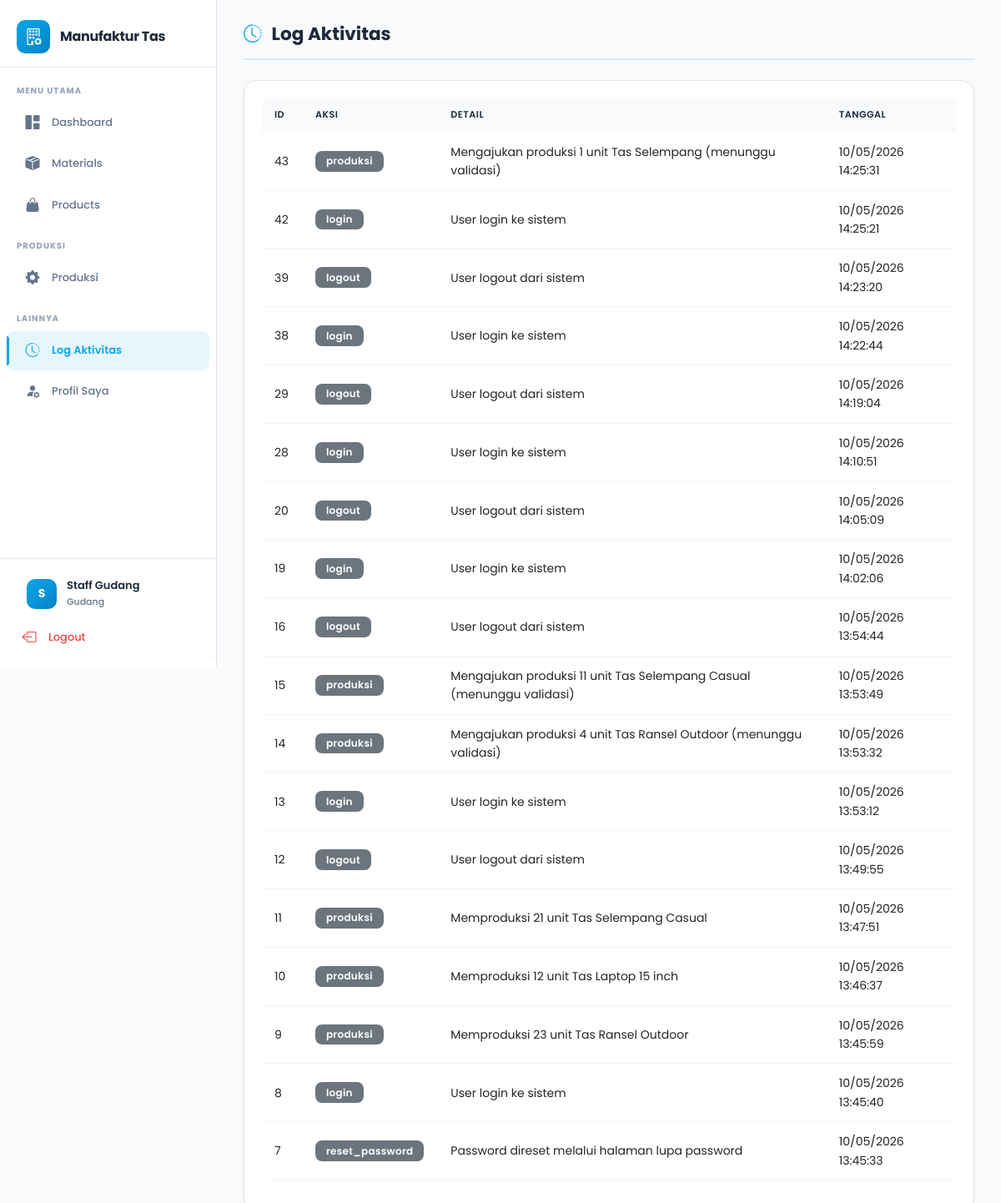
/pages/log/index.php (signed in), run on the app's committed database.
### tables this page shows
CREATE TABLE `log_aktivitas` (
  `id` int NOT NULL,
  `user_id` int NOT NULL,
  `aksi` varchar(50) NOT NULL,
  `tabel_referensi` varchar(50) DEFAULT NULL,
  `referensi_id` int DEFAULT NULL,
  `detail` text,
  `tanggal` timestamp NULL DEFAULT CURRENT_TIMESTAMP
);

### pages/log/index.php (the view, shortened to what this page needs)
<?php
require_once '../../config/database.php';
require_once '../../includes/auth.php';
if ($_SESSION['role'] == 'administrator') {
    $stmt = $pdo->query("
        SELECT la.*, u.nama, u.role
        FROM log_aktivitas la
        JOIN users u ON la.user_id = u.id
        ORDER BY la.tanggal DESC
        LIMIT 100
    ");
} else {
    $stmt = $pdo->prepare("
        SELECT la.*, u.nama, u.role
        FROM log_aktivitas la
        JOIN users u ON la.user_id = u.id
        WHERE la.user_id = ?
        ORDER BY la.tanggal DESC
        LIMIT 100
    ");
    $stmt->execute([$_SESSION['user_id']]);
}
$logs = $stmt->fetchAll();
include '../../includes/header.php';
?>
<div class="page-header">
    <h2><i class="bi bi-clock-history"></i> Log Aktivitas</h2>
</div>
<div class="card">
    <div class="card-body">
        <div class="table-responsive">
            <table class="table table-hover">
                <thead>
                    <tr>
                        <th>ID</th>
                        <th>Aksi</th>
                        <th>Detail</th>
                        <th>Tanggal</th>
                    </tr>
                </thead>
                <tbody>
                    <?php foreach ($logs as $log): ?>
                    <tr>
                        <td><?php echo $log['id']; ?></td>
                        <td>
                            <span class="badge bg-secondary"><?php echo htmlspecialchars($log['aksi']); ?></span>
                        </td>
                        <td><?php echo htmlspecialchars($log['detail']); ?></td>
                        <td><?php echo date('d/m/Y H:i:s', strtotime($log['tanggal'])); ?></td>
                    </tr>
                    <?php endforeach; ?>
                </tbody>
            </table>
        </div>
    </div>
</div>
<?php include '../../includes/footer.php'; ?>

### assets/css/style.css (style rules this page uses)
:root { --primary: #0ea5e9; --primary-dark: #0284c7; --primary-light: rgba(14, 165, 233, 0.1); --success: #10b981; --danger: #ef4444; --warning: #f59e0b; --info: #3b82f6; --dark: #1e293b; --text: #334155; --text-light: #64748b; --bg: #f8fafc; --white: #ffffff; --border: #e2e8f0; --sidebar-width: 260px; --shadow-sm: 0 1px 3px rgba(0,0,0,0.08); --shadow: 0 4px 12px rgba(0,0,0,0.08); --shadow-lg: 0 10px 25px rgba(0,0,0,0.1); --radius: 12px; --radius-lg: 16px; }
* { margin: 0; padding: 0; box-sizing: border-box; }
body { font-family: 'Poppins', 'Segoe UI', sans-serif; background-color: var(--bg); color: var(--text); line-height: 1.6; }
.card { border: 1px solid var(--border); border-radius: var(--radius-lg); box-shadow: var(--shadow-sm); margin-bottom: 1.5rem; transition: all 0.25s ease; overflow: hidden; background: var(--white); }
.card-body { padding: 20px; }
.table { background: var(--white); border-radius: var(--radius); overflow: hidden; }
.table thead th { background: var(--bg); color: var(--dark); font-weight: 600; text-transform: uppercase; font-size: 0.7rem; letter-spacing: 0.5px; padding: 12px 16px; border: none; }
.table tbody tr { transition: background 0.2s ease; border-bottom: 1px solid #f1f5f9; }
.table tbody td { padding: 12px 16px; vertical-align: middle; border: none; font-size: 0.875rem; }
.badge { padding: 0.4rem 0.8rem; font-weight: 600; border-radius: 8px; font-size: 0.75rem; letter-spacing: 0.3px; }
.page-header { display: flex; justify-content: space-between; align-items: center; margin-bottom: 24px; padding-bottom: 16px; border-bottom: 2px solid var(--border); }
.page-header h2 { font-weight: 700; font-size: 1.35rem; color: var(--dark); display: flex; align-items: center; gap: 0.75rem; margin: 0; }
.page-header h2 i { color: var(--primary); }

### data on the page
log_aktivitas: id "43", aksi "produksi", detail "Mengajukan produksi 1 unit Tas Selempang (menunggu validasi)", tanggal "10/05/2026 14:25:31"
log_aktivitas: id "42", aksi "login", detail "User login ke sistem", tanggal "10/05/2026 14:25:21"
log_aktivitas: id "39", aksi "logout", detail "User logout dari sistem", tanggal "10/05/2026 14:23:20"
log_aktivitas: id "38", aksi "login", detail "User login ke sistem", tanggal "10/05/2026 14:22:44"
log_aktivitas: id "29", aksi "logout", detail "User logout dari sistem", tanggal "10/05/2026 14:19:04"
log_aktivitas: id "28", aksi "login", detail "User login ke sistem", tanggal "10/05/2026 14:10:51"
log_aktivitas: id "20", aksi "logout", detail "User logout dari sistem", tanggal "10/05/2026 14:05:09"
log_aktivitas: id "19", aksi "login", detail "User login ke sistem", tanggal "10/05/2026 14:02:06"
log_aktivitas: id "16", aksi "logout", detail "User logout dari sistem", tanggal "10/05/2026 13:54:44"
log_aktivitas: id "15", aksi "produksi", detail "Mengajukan produksi 11 unit Tas Selempang Casual (menunggu validasi)", tanggal "10/05/2026 13:53:49"
log_aktivitas: id "14", aksi "produksi", detail "Mengajukan produksi 4 unit Tas Ransel Outdoor (menunggu validasi)", tanggal "10/05/2026 13:53:32"
log_aktivitas: id "13", aksi "login", detail "User login ke sistem", tanggal "10/05/2026 13:53:12"
log_aktivitas: id "12", aksi "logout", detail "User logout dari sistem", tanggal "10/05/2026 13:49:55"
log_aktivitas: id "11", aksi "produksi", detail "Memproduksi 21 unit Tas Selempang Casual", tanggal "10/05/2026 13:47:51"
log_aktivitas: id "10", aksi "produksi", detail "Memproduksi 12 unit Tas Laptop 15 inch", tanggal "10/05/2026 13:46:37"
log_aktivitas: id "9", aksi "produksi", detail "Memproduksi 23 unit Tas Ransel Outdoor", tanggal "10/05/2026 13:45:59"
log_aktivitas: id "8", aksi "login", detail "User login ke sistem", tanggal "10/05/2026 13:45:40"
log_aktivitas: id "7", aksi "reset_password", detail "Password direset melalui halaman lupa password", tanggal "10/05/2026 13:45:33"

### other printed values
substr($_SESSION['nama'], 0, 1) "S"
$_SESSION['nama'] "Staff Gudang"
$_SESSION['role'] "Gudang"
